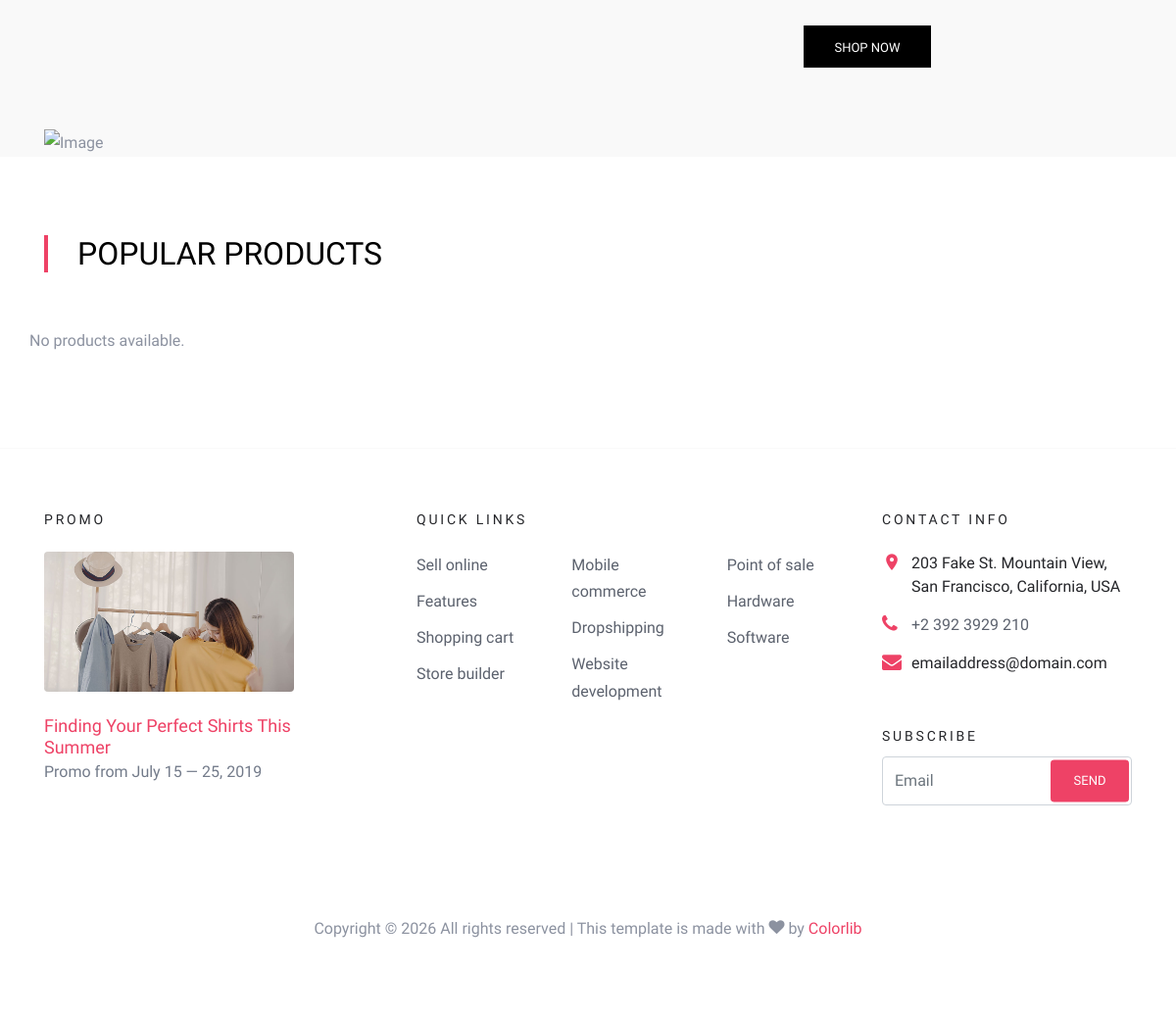
/ (lower part), run on an earlier commit of the app's database.
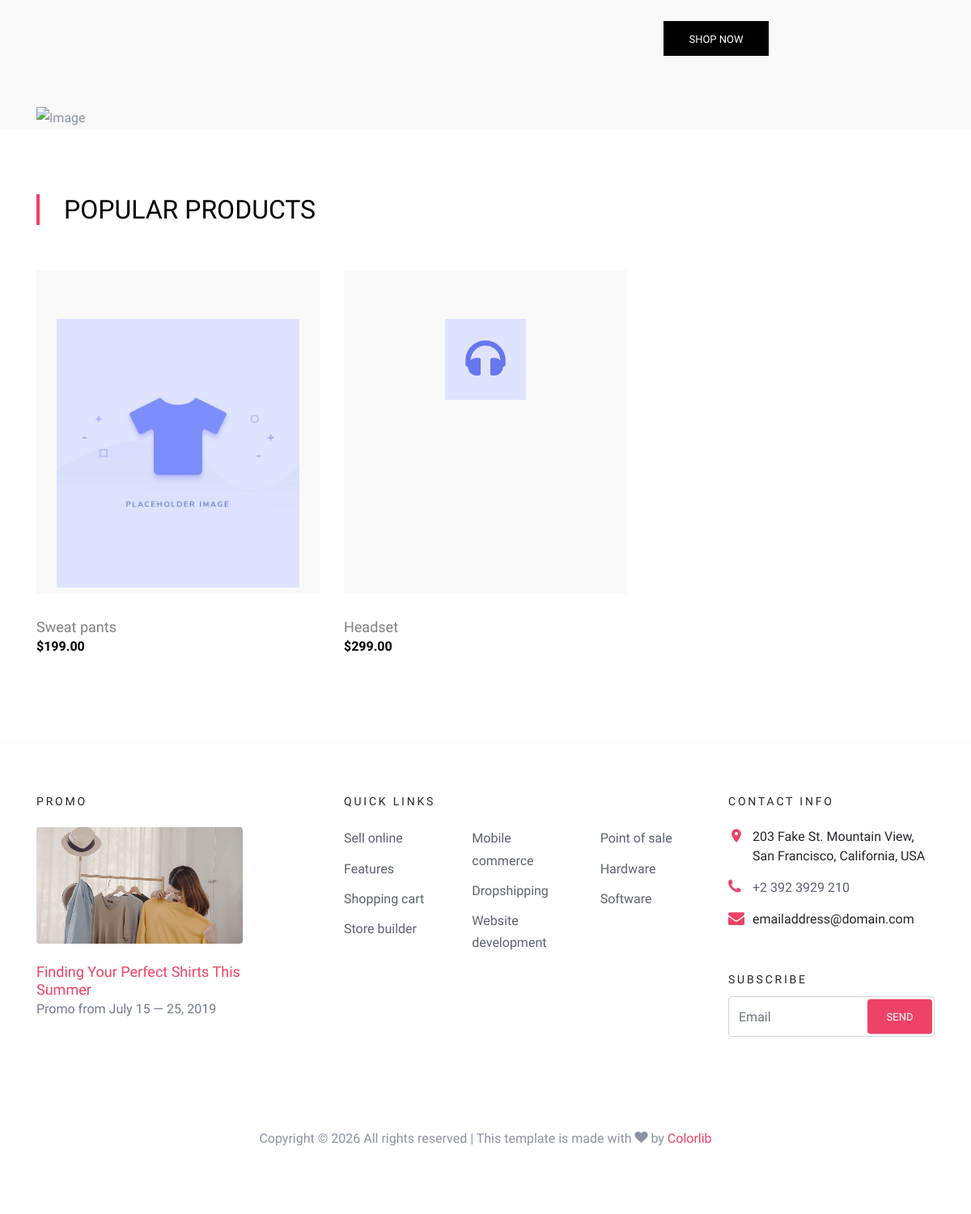
And on a later commit of the database.
### store/models.py (models this page shows, shortened)
class Product(models.Model):
    product_name = models.CharField(max_length=50, unique=True)
    description = models.TextField(blank=True, null=True)
    slug = models.SlugField(max_length=200, unique=True)
    price = models.DecimalField(max_digits=9, decimal_places=2)
    stock = models.IntegerField()
    is_available = models.BooleanField(default=False)
    category = models.ForeignKey(Category, on_delete=models.CASCADE)
    product_image = models.ImageField(upload_to='photos/products', blank=True)
    created_date = models.DateTimeField(auto_now_add=True)
    modified_date = models.DateTimeField(auto_now_add=True)
    def get_url(self):
        return reverse( 'product_detail', args=[self.category.slug, self.slug])

### greatKart/views.py (the view)
# urls.py: path('', views.home, name='home'),
def home(request):
    products = Product.objects.all().filter(is_available = True)
    context = {
        'products' : products
    }
    return render(request, 'home.html', context)

### cart/context_processors.py (called while the page is built)
def cart_count(request):
    try:
        cart = Cart.objects.get(cart_id=_cart_id(request))
        result = CartItem.objects.filter(cart=cart).aggregate(total_qty=Sum('quantity'))
        cart_count = result['total_qty'] or 0
    except Cart.DoesNotExist:
        cart_count = 0
    return {'cart_count': cart_count}

### cart/views.py (called while the page is built)
def _cart_id(request):
    if not request.session.session_key:
        request.session.create()
    return request.session.session_key

### category/context_processors.py (called while the page is built)
def menu_links(request):
    links = Category.objects.all()
    return dict(links=links)

### templates/home.html (shortened to what the changed rows need)
<!DOCTYPE html>
{% load static %}
<html lang="en">
<head>
    <link rel="stylesheet" href="{% static 'fonts/icomoon/style.css' %}">
    <link rel="stylesheet" href="{% static 'css/bootstrap.min.css' %}">
    <link rel="stylesheet" href="{% static 'css/magnific-popup.css' %}">
    <link rel="stylesheet" href="{% static 'css/jquery-ui.css' %}">
    <link rel="stylesheet" href="{% static 'css/owl.carousel.min.css' %}">
    <link rel="stylesheet" href="{% static 'css/owl.theme.default.min.css' %}">
    <link rel="stylesheet" href="{% static 'css/aos.css' %}">
    <link rel="stylesheet" href="{% static 'css/style.css' %}">
</head>
<body>
    <div class="site-wrap">
        <div class="site-section">
            <div class="container">
                <div class="row">
                    <div class="title-section mb-5 col-12">
                        <h2 class="text-uppercase">Popular Products</h2>
                    </div>
                </div>
                <div class="row">
                    {% for product in products %}
                    <div class="col-lg-4 col-md-6 item-entry mb-4">
                        <a href="{{product.get_url}}" class="product-item md-height bg-gray d-block">
                            <img src="{{ product.product_image.url }}" alt="Image" class="img-fluid">
                        </a>
                        <h2 class="item-title"><a href="{{product.get_url}}">{{ product.product_name }}</a></h2>
                        <strong class="item-price">${{ product.price|floatformat:2 }}</strong>
                    </div>
                    {% empty %}
                    <p>No products available.</p>
                    {% endfor %}
                </div>
            </div>
        </div>
    </div>
</body>
</html>

What changed in the data, as far as the page shows it:
added Product: product_image (picture), product_name "Sweat pants", price "199.00"
added Product: product_image (picture), product_name "Headset", price "299.00"
Also different on the page:
text no longer shown: "No products available."
